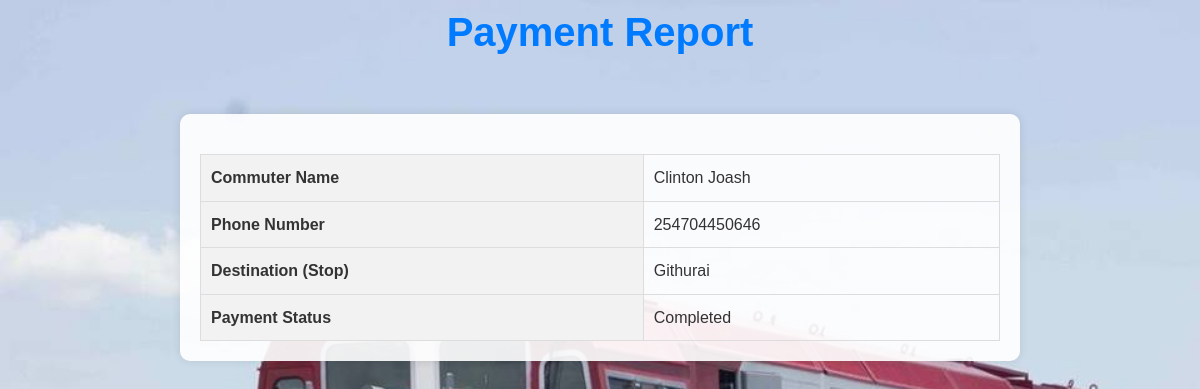
Before: /report/1 with the older database file.
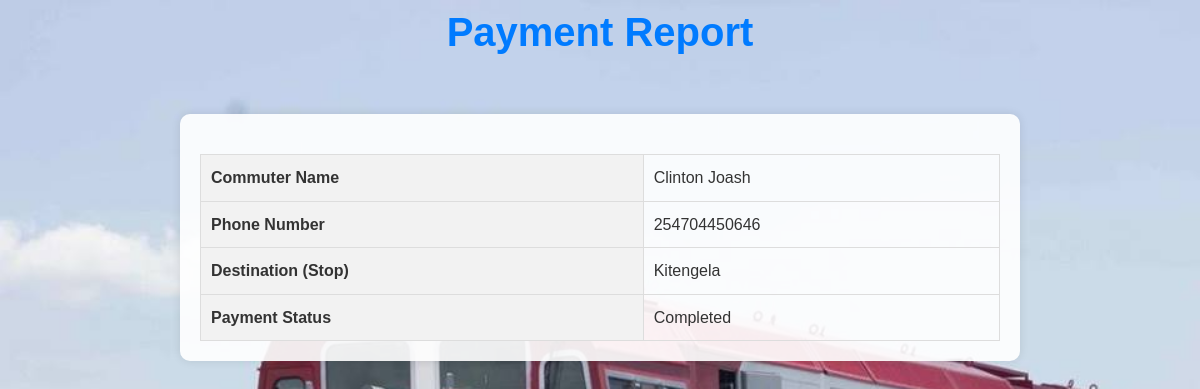
After: the same page with the newer database file.
### tables this page shows
CREATE TABLE commuters (
            id INTEGER PRIMARY KEY,
            name TEXT NOT NULL CHECK(LENGTH(name) <= 15),
            contact_info TEXT NOT NULL UNIQUE CHECK(LENGTH(contact_info) = 10),
            CONSTRAINT contact_info_digits CHECK(contact_info GLOB '[0-9]*')
        );

CREATE TABLE payments (
            id INTEGER PRIMARY KEY,
            booking_id INTEGER,
            fare REAL,
            payment_method TEXT,
            payment_time TIMESTAMP DEFAULT CURRENT_TIMESTAMP,
            phone_number TEXT,
            payment_status TEXT DEFAULT 'pending',
            FOREIGN KEY (booking_id) REFERENCES bookings (id)
        );

CREATE TABLE bookings (
            id INTEGER PRIMARY KEY,
            user_id INTEGER,
            route TEXT,
            stop TEXT,
            fare REAL,
            status TEXT DEFAULT 'pending',
            payment_status TEXT DEFAULT 'pending',
            FOREIGN KEY (user_id) REFERENCES commuters (id)
        );

### app.py (the view)
@app.route('/report/<int:booking_id>', methods=['GET'])
def report(booking_id):
    conn = sqlite3.connect('commuters.db')
    cursor = conn.cursor()
    cursor.execute('''
        SELECT c.name, p.phone_number, b.stop, p.payment_status
        FROM commuters c
        JOIN bookings b ON c.id = b.user_id
        JOIN payments p ON b.id = p.booking_id
        WHERE b.id = ?
    ''', (booking_id,))
    report_data = cursor.fetchone()
    conn.close()
    print("Report Data:", report_data)
    if report_data:
        return render_template('report.html', report=report_data)
    else:
        flash('No report found for this booking.', 'error')
        return redirect(url_for('index'))

### templates/report.html (shortened to what this page needs)
<!DOCTYPE html>
<html lang="en">
<head>
    <link rel="stylesheet" href="{{ url_for('static', filename='styles.css') }}">
</head>
<body>
    <header>
        <h1>Payment Report</h1>
    </header>
    <div class="container">
        <table>
            <tr>
                <th>Commuter Name</th>
                <td>{{ report[0] }}</td>
            </tr>
            <tr>
                <th>Phone Number</th>
                <td>{{ report[1] }}</td>
            </tr>
            <tr>
                <th>Destination (Stop)</th>
                <td>{{ report[2] }}</td>
            </tr>
            <tr>
                <th>Payment Status</th>
                <td>{{ report[3] }}</td>
            </tr>
        </table>
    </div>
</body>
</html>

### static/styles.css (style rules this page uses)
body, h1, h2, h3, p, ul { margin: 0; padding: 0; font-family: Arial, sans-serif; color: #333; line-height: 1.6; }
body { background: url('/static/background.jpg') no-repeat center center fixed; background-size: cover; }
.container { max-width: 800px; margin: 50px auto; padding: 20px; background-color: rgba(255, 255, 255, 0.9); box-shadow: 0 0 10px rgba(0, 0, 0, 0.1); border-radius: 10px; }
header { text-align: center; margin-bottom: 20px; }
header h1 { font-size: 2.5em; color: #007BFF; }
table { width: 100%; border-collapse: collapse; margin-top: 20px; }
table, th, td { border: 1px solid #ddd; }
th, td { padding: 10px; text-align: left; }
th { background-color: #f2f2f2; }

Changed rows visible on the page:
changed bookings: stop "Githurai" → "Kitengela"
